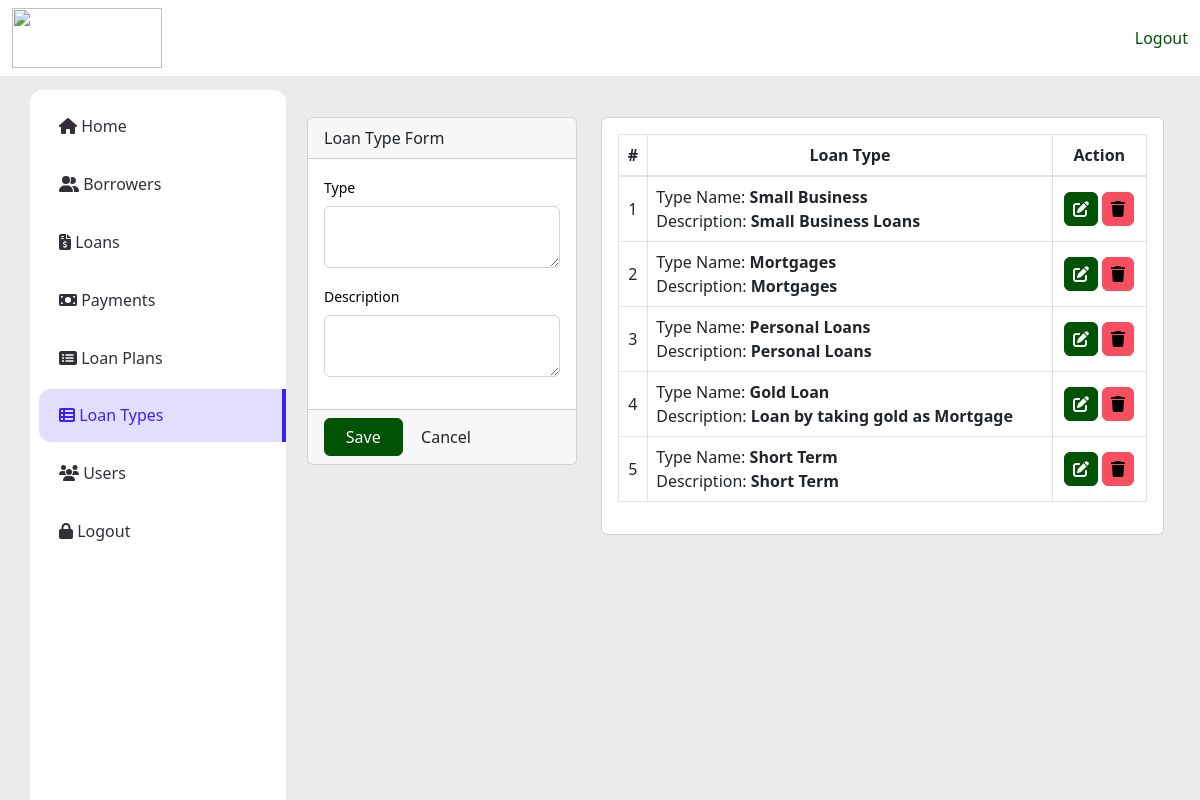
/index.php?page=loan_type (signed in), run on the app's committed database.
### tables this page shows
CREATE TABLE `loan_types` (
  `id` int(30) NOT NULL,
  `type_name` text NOT NULL,
  `description` text NOT NULL
);

### loan_type.php (the view, shortened to what this page needs)
<?php include('db_connect.php'); ?>
<div class="container-fluid">
  <div class="col-lg-12">
    <div class="row">
      <div class="col-md-4">
        <form action="" id="manage-loan-type">
          <div class="card">
            <div class="card-header">
              Loan Type Form
            </div>
            <div class="card-body">
              <div class="form-group">
                <label class="control-label">Type</label>
                <textarea name="type_name" id="" cols="30" rows="2" class="form-control"></textarea>
              </div>
              <div class="form-group">
                <label class="control-label">Description</label>
                <textarea name="description" id="" cols="30" rows="2" class="form-control"></textarea>
              </div>
            </div>
            <div class="card-footer">
              <div class="row">
                <div class="col-md-12">
                  <button class="btn btn-primary col-sm-4"> Save</button>
                  <button class="btn btn-default col-sm-4" type="button" onclick="_reset()"> Cancel</button>
                </div>
              </div>
            </div>
          </div>
        </form>
      </div>
      <div class="col-md-8">
        <div class="card">
          <div class="card-body">
            <table class="table table-bordered table-hover">
              <thead>
                <tr>
                  <th class="text-center">#</th>
                  <th class="text-center">Loan Type</th>
                  <th class="text-center">Action</th>
                </tr>
              </thead>
              <tbody>
                <?php
								$i = 1;
								$types = $conn->query("SELECT * FROM loan_types order by id asc");
								while ($row = $types->fetch_assoc()) :
								?>
                <tr>
                  <td class="text-center"><?php echo $i++ ?></td>
                  <td class="">
                    <p>Type Name: <b><?php echo $row['type_name'] ?></b></p>
                    <p>Description: <b><?php echo $row['description'] ?></b></p>
                  </td>
                  <td class="text-center">
                    <button class="btn btn-primary edit_ltype" type="button" data-id="<?php echo $row['id'] ?>"
                      data-type_name="<?php echo $row['type_name'] ?>"
                      data-description="<?php echo $row['description'] ?>"><i class="fa fa-edit"></i></button>
                    <button class="btn  btn-danger delete_ltype" type="button" data-id="<?php echo $row['id'] ?>"><i
                        class="fa fa-trash"></i></button>
                  </td>
                </tr>
                <?php endwhile; ?>
              </tbody>
            </table>
          </div>
        </div>
      </div>
    </div>
  </div>
</div>

### assets/css/style.css (style rules this page uses)
body { font-family: "Poppins", sans-serif; color: #444444; width: 100%; height: calc(100%); font-size: .813rem; background-color: #f9fafe; }
label { font-size: 14px; }
.btn-primary { color: #fff; background-color: #3c21f7; border-color: #3c21f7; }
.btn.edit_course, .btn.delete_course, .btn.view_payment, .btn.edit_fees, .btn.delete_fees, .btn.edit_student, .btn.delete_student, .btn.edit_payment, .btn.delete_payment, .btn.delete_loan, .btn.edit_loan, .btn.delete_plan, .btn.edit_plan, .btn.delete_borrower, .btn.edit_borrower, .btn.edit_ltype, .btn.delete_ltype { padding: 4px 8px; }
.table-bordered td, .table-bordered th { white-space: nowrap; }

### index.php (style rules this page uses)
body { background: #ebebeb; background-size: cover; background-repeat: no-repeat; }
.card { background-color: white; }
.card-body { color: black; }

### loan_type.php (style rules this page uses)
td { vertical-align: middle !important; }
td p { margin: unset }

### data on the page
loan_types: type_name "Small Business", description "Small Business Loans"
loan_types: type_name "Mortgages", description "Mortgages"
loan_types: type_name "Personal Loans", description "Personal Loans"
loan_types: type_name "Gold Loan", description "Loan by taking gold as Mortgage"
loan_types: type_name "Short Term", description "Short Term"
